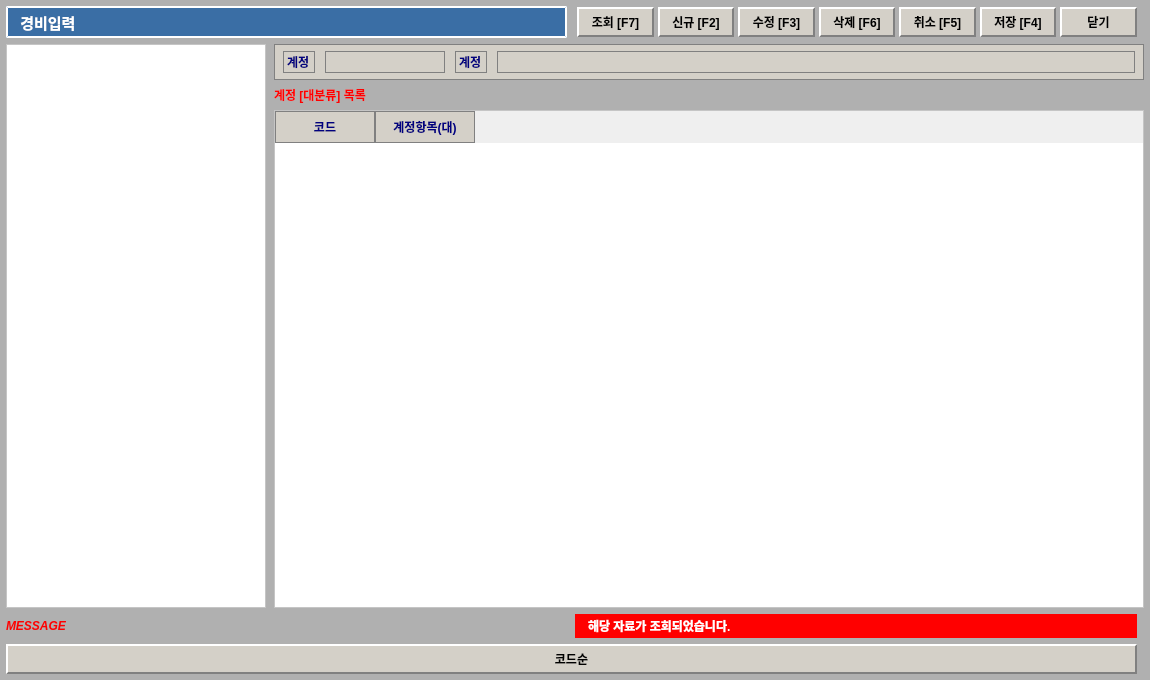
<?xml version="1.0" encoding="UTF-8"?>
<ui version="4.0">
 <class>ExpenseInputDialog</class>
 <widget class="QDialog" name="ExpenseInputDialog">
  <property name="geometry">
   <rect>
    <x>0</x>
    <y>0</y>
    <width>1150</width>
    <height>680</height>
   </rect>
  </property>
  <property name="windowTitle">
   <string>경비입력</string>
  </property>
  <property name="styleSheet">
   <string notr="true">
    QDialog#ExpenseInputDialog {
        background-color: #B0B0B0;
    }
    QLabel {
        font-family: "Gulim", "Dotum", "Malgun Gothic";
        font-size: 12px;
    }
    QPushButton {
        background-color: #D4D0C8;
        border-top: 2px solid #FFFFFF;
        border-left: 2px solid #FFFFFF;
        border-right: 2px solid #808080;
        border-bottom: 2px solid #808080;
        font-family: "Gulim", "Dotum";
        font-size: 12px;
        font-weight: bold;
        min-height: 22px;
        padding: 2px 8px;
    }
    QPushButton:pressed {
        border-top: 2px solid #808080;
        border-left: 2px solid #808080;
        border-right: 2px solid #FFFFFF;
        border-bottom: 2px solid #FFFFFF;
    }
    QLineEdit {
        background-color: #FFFFFF;
        border: 1px solid #707070;
        font-family: "Gulim", "Dotum";
        font-size: 12px;
        padding: 2px;
    }
    QTreeWidget, QTableWidget {
        background-color: #FFFFFF;
        gridline-color: #C0C0C0;
        font-family: "Gulim", "Dotum";
        font-size: 12px;
    }
    QHeaderView::section {
        background-color: #D4D0C8;
        color: #000080;
        font-weight: bold;
        border: 1px solid #808080;
        padding: 4px;
    }
   </string>
  </property>
  <layout class="QVBoxLayout" name="mainLayout">
   <property name="spacing"><number>6</number></property>
   <property name="leftMargin"><number>6</number></property>
   <property name="topMargin"><number>6</number></property>
   <property name="rightMargin"><number>6</number></property>
   <property name="bottomMargin"><number>6</number></property>

   <!-- 1. 최상단 타이틀 & 툴바 영역 -->
   <item>
    <layout class="QHBoxLayout" name="lay_top_header">
     <property name="spacing"><number>10</number></property>
     <item>
      <widget class="QLabel" name="lbl_title">
       <property name="minimumSize"><size><width>280</width><height>32</height></size></property>
       <property name="styleSheet">
        <string notr="true">background-color: #3A6EA5; color: #FFFFFF; font-size: 15px; font-weight: bold; border: 2px inset #FFFFFF;</string>
       </property>
       <property name="text">
        <string>  경비입력</string>
       </property>
       <property name="alignment"><set>Qt::AlignVCenter|Qt::AlignLeft</set></property>
      </widget>
     </item>

     <!-- 상단 액션 버튼 그룹 -->
     <item>
      <layout class="QHBoxLayout" name="lay_top_buttons">
       <property name="spacing"><number>4</number></property>
       <item><widget class="QPushButton" name="btn_search"><property name="text"><string>조회 [F7]</string></property></widget></item>
       <item><widget class="QPushButton" name="btn_new"><property name="text"><string>신규 [F2]</string></property></widget></item>
       <item><widget class="QPushButton" name="btn_edit"><property name="text"><string>수정 [F3]</string></property></widget></item>
       <item><widget class="QPushButton" name="btn_delete"><property name="text"><string>삭제 [F6]</string></property></widget></item>
       <item><widget class="QPushButton" name="btn_cancel"><property name="text"><string>취소 [F5]</string></property></widget></item>
       <item><widget class="QPushButton" name="btn_save"><property name="text"><string>저장 [F4]</string></property></widget></item>
       <item><widget class="QPushButton" name="btn_close"><property name="text"><string>닫기</string></property></widget></item>
      </layout>
     </item>
     <item><spacer name="sp_header"><property name="orientation"><enum>Qt::Horizontal</enum></property></spacer></item>
    </layout>
   </item>

   <!-- 2. 메인 콘텐츠 (좌측 계정 트리 / 우측 계정 대분류 상세 & 테이블) -->
   <item>
    <layout class="QHBoxLayout" name="lay_body">
     <property name="spacing"><number>8</number></property>

     <!-- 좌측: 계정 트리뷰 -->
     <item>
      <widget class="QTreeWidget" name="tree_account">
       <property name="maximumSize"><size><width>260</width><height>16777215</height></size></property>
       <property name="headerHidden"><bool>true</bool></property>
       <column><property name="text"><string>계정</string></property></column>
      </widget>
     </item>

     <!-- 우측: 계정 정보 및 테이블 -->
     <item>
      <layout class="QVBoxLayout" name="lay_right">
       <property name="spacing"><number>6</number></property>

       <!-- 상단 계정 입력 프레임 -->
       <item>
        <widget class="QFrame" name="frame_account_header">
         <property name="styleSheet"><string notr="true">background-color: #D4D0C8; border: 1px solid #808080;</string></property>
         <layout class="QHBoxLayout" name="lay_account_header">
          <property name="leftMargin"><number>8</number></property>
          <property name="topMargin"><number>6</number></property>
          <property name="rightMargin"><number>8</number></property>
          <property name="bottomMargin"><number>6</number></property>
          <property name="spacing"><number>10</number></property>
          <item>
           <widget class="QLabel" name="lbl_account_code">
            <property name="text"><string>계정</string></property>
            <property name="styleSheet"><string notr="true">color: #000080; font-weight: bold;</string></property>
           </widget>
          </item>
          <item>
           <widget class="QLineEdit" name="txt_account_code">
            <property name="maximumSize"><size><width>120</width><height>16777215</height></size></property>
           </widget>
          </item>
          <item>
           <widget class="QLabel" name="lbl_account_name">
            <property name="text"><string>계정</string></property>
            <property name="styleSheet"><string notr="true">color: #000080; font-weight: bold;</string></property>
           </widget>
          </item>
          <item>
           <widget class="QLineEdit" name="txt_account_name"/>
          </item>
         </layout>
        </widget>
       </item>

       <!-- 계정 [대분류] 목록 타이틀 -->
       <item>
        <widget class="QLabel" name="lbl_category_title">
         <property name="text"><string>계정 [대분류] 목록</string></property>
         <property name="styleSheet"><string notr="true">color: #FF0000; font-weight: bold;</string></property>
        </widget>
       </item>

       <!-- 계정 항목(대) 그리드 -->
       <item>
        <widget class="QTableWidget" name="tbl_account_list">
         <column><property name="text"><string>코드</string></property></column>
         <column><property name="text"><string>계정항목(대)</string></property></column>
        </widget>
       </item>

      </layout>
     </item>
    </layout>
   </item>

   <!-- 3. 메시지 바 -->
   <item>
    <layout class="QHBoxLayout" name="lay_status_bar">
     <property name="spacing"><number>6</number></property>
     <item>
      <widget class="QLabel" name="lbl_msg_tag">
       <property name="text"><string>MESSAGE</string></property>
       <property name="styleSheet"><string notr="true">color: #FF0000; font-weight: bold; font-style: italic;</string></property>
      </widget>
     </item>
     <item>
      <widget class="QLabel" name="lbl_status_msg">
       <property name="styleSheet"><string notr="true">background-color: #FF0000; color: #FFFFFF; font-weight: bold; padding: 3px 10px;</string></property>
       <property name="text"><string>해당 자료가 조회되었습니다.</string></property>
      </widget>
     </item>
     <item>
      <spacer name="sp_status">
       <property name="orientation"><enum>Qt::Horizontal</enum></property>
      </spacer>
     </item>
    </layout>
   </item>

   <!-- 4. 하단 정렬/출력 옵션 영역 -->
   <item>
    <layout class="QHBoxLayout" name="lay_bottom_options">
     <item>
      <widget class="QPushButton" name="btn_sort_code">
       <property name="text"><string>코드순</string></property>
      </widget>
     </item>
     <item>
      <spacer name="sp_bottom">
       <property name="orientation"><enum>Qt::Horizontal</enum></property>
      </spacer>
     </item>
    </layout>
   </item>

  </layout>
 </widget>
 <resources/>
 <connections/>
</ui>
